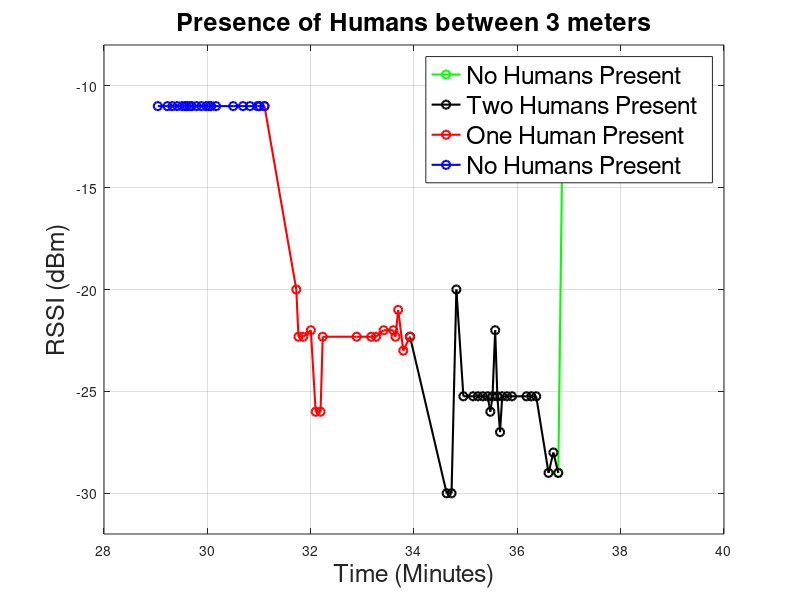
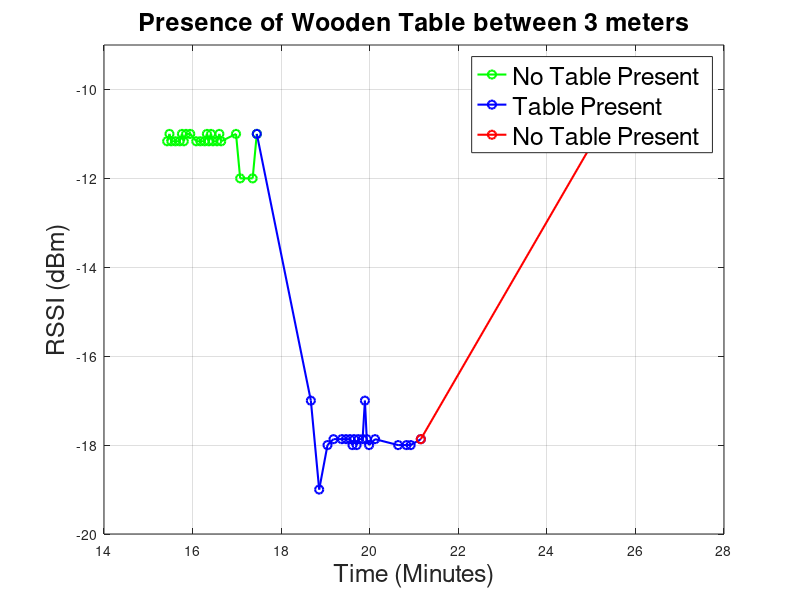

MATLAB code for these plots, in order:
clear all;
clc; close all;

%% Humans

% load final_dataset_pranay_jehiel
% load final_dataset_jehiel
% load final_dataset_before

% load no_one_3
% load no_one_5
% load jehiel_3
% load jehiel_5
% load jehiel_pranay_3
% load jehiel_pranay_5

load no_one
load no_one_2
load jehiel
load jehiel_pranay

jehiel = [no_one(end,:); jehiel];
jehiel_pranay = [jehiel(end,:); jehiel_pranay];
no_one_2 = [jehiel_pranay(end,:); no_one_2];

figure(1)
plot((no_one_2(:,1)/60), no_one_2(:,26), 'g-o', 'LineWidth', 1.5)
hold on
plot((jehiel_pranay(:,1)/60), jehiel_pranay(:,26), 'k-o', 'LineWidth', 1.5)
hold on
plot((jehiel(:,1)/60), jehiel(:,26), 'r-o', 'LineWidth', 1.5)
hold on
plot((no_one(:,1)/60), no_one(:,26), 'b-o', 'LineWidth', 1.5)

ylim([-32 -8])
ylabel('RSSI (dBm)', 'FontSize', 18);
xlabel('Time (Minutes)', 'FontSize', 18);
title('Presence of Humans between 3 meters', 'FontSize', 18);
grid on;
legend('No Humans Present', 'Two Humans Present', 'One Human Present', ...
    'No Humans Present', 'FontSize', 18)
set(gcf,'color','w');

% figure(2)
% plot(jehiel_5(:,1)/60, jehiel_5(:,26), 'b-o', 'LineWidth', 1.5)
% hold on
% plot(jehiel_pranay_5(:,1)/60, jehiel_pranay_5(:,36), 'r-o', 'LineWidth', 1.5)
% hold on
% plot(no_one_5(:,1)/60, no_one_5(:,26), 'g-o', 'LineWidth', 1.5)
% ylim([-40 -5])
% ylabel('RSSI (dBm)');
% xlabel('Time');
% title('Humans between 5 meters');
% grid on;
% legend('One Human', 'Two Humans', 'Empty')
% set(gcf,'color','w');



%% Styrofoam Results
% load styro_3
% load styro_5
% load no_styro_3
% load no_styro_5
% load no_styro
% load styro
% load no_styro_2
% 
% figure(3)
% plot(no_styro(:,1)/60, no_styro(:,26), 'g-o', 'LineWidth', 1.5)
% hold on;
% plot(styro(:,1)/60, styro(:,26), 'b-o', 'LineWidth', 1.5)
% hold on;
% plot(no_styro_2(:,1)/60, no_styro_2(:,26), 'r-o', 'LineWidth', 1.5)
% ylim([-14 -10])
% ylabel('RSSI (dBm)');
% xlabel('Time');
% title('Styrofoam Box Between 3 meters', 'FontSize', 18);
% grid on;
% legend('No Styrofoam Box', 'Styrofoam Box', 'No Styrofoam Box')
% set(gcf,'color','w');

% figure(4)
% plot(styro_5(:,1)/60, styro_5(:,26), 'b-o', 'LineWidth', 1.5)
% hold on;
% plot(no_styro_5(:,1)/60, no_styro_5(:,26), 'r-o', 'LineWidth', 1.5)
% ylim([-15 -10])
% ylabel('RSSI (dBm)');
% xlabel('Time');
% title('Styrofoam Box between 5 meters');
% grid on;
% legend('Styrofoam Box', 'No Styrofoam Box')
% set(gcf,'color','w');

%% Table Results
% load table_3
% load table_5
% load no_table_3
% load no_table_5
load no_table
load table
load no_table_2

table = [no_table(end,:); table];
no_table_2 = [table(end,:); no_table_2];

figure(5)
% plot(no_table(:,1)/60, no_table(:,26), 'g-o', 'LineWidth', 1.5)
% hold on;
% plot(table(:,1)/60, table(:,26), 'b-o', 'LineWidth', 1.5)
% hold on;


plot(no_table(:,1)/60, no_table(:,26), 'g-o', 'LineWidth', 1.5)
hold on;
plot(table(:,1)/60, table(:,26), 'b-o', 'LineWidth', 1.5)
hold on;
plot(no_table_2(:,1)/60, no_table_2(:,26), 'r-o', 'LineWidth', 1.5)


ylim([-20 -9])
ylabel('RSSI (dBm)', 'FontSize', 18);
xlabel('Time (Minutes)', 'FontSize', 18);
title('Presence of Wooden Table between 3 meters', 'FontSize', 18);
grid on;
legend('No Table Present', 'Table Present', 'No Table Present', 'FontSize', 18)
set(gcf,'color','w');

% figure(6)
% plot(table_5(:,1)/60, table_5(:,26), 'b-o', 'LineWidth', 1.5)
% hold on;
% plot(no_table_5(:,1)/60, no_table_5(:,26), 'r-o', 'LineWidth', 1.5)
% ylim([-17 -9])
% ylabel('RSSI (dBm)');
% xlabel('Time');
% title('Table between 5 meters');
% grid on;
% legend('Table', 'No Table')
% set(gcf,'color','w');